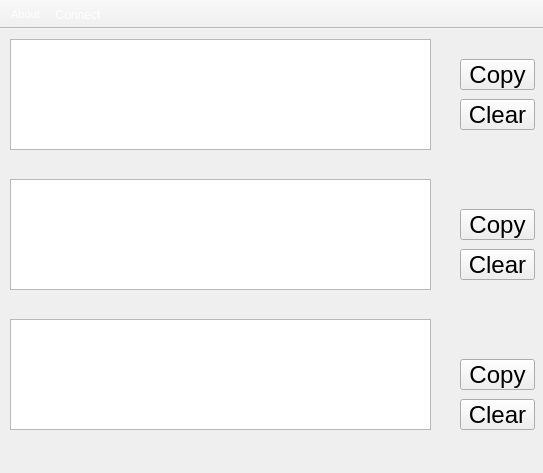
<?xml version="1.0" encoding="UTF-8"?>
<ui version="4.0">
 <class>MainWindow</class>
 <widget class="QMainWindow" name="MainWindow">
  <property name="enabled">
   <bool>true</bool>
  </property>
  <property name="geometry">
   <rect>
    <x>0</x>
    <y>0</y>
    <width>543</width>
    <height>473</height>
   </rect>
  </property>
  <property name="sizePolicy">
   <sizepolicy hsizetype="Fixed" vsizetype="Fixed">
    <horstretch>0</horstretch>
    <verstretch>0</verstretch>
   </sizepolicy>
  </property>
  <property name="minimumSize">
   <size>
    <width>543</width>
    <height>473</height>
   </size>
  </property>
  <property name="maximumSize">
   <size>
    <width>543</width>
    <height>473</height>
   </size>
  </property>
  <property name="contextMenuPolicy">
   <enum>Qt::NoContextMenu</enum>
  </property>
  <property name="acceptDrops">
   <bool>false</bool>
  </property>
  <property name="windowTitle">
   <string>Clipboard Share</string>
  </property>
  <property name="windowIcon">
   <iconset>
    <normalon>:/bk_pic/clipboard_refresht.ico</normalon>
   </iconset>
  </property>
  <property name="autoFillBackground">
   <bool>false</bool>
  </property>
  <property name="styleSheet">
   <string notr="true">#MainWindow{background: url(:/bk_pic/post-bg-desk.jpg)}</string>
  </property>
  <property name="locale">
   <locale language="English" country="UnitedStates"/>
  </property>
  <property name="animated">
   <bool>false</bool>
  </property>
  <widget class="QWidget" name="centralwidget">
   <widget class="QTextEdit" name="EditBox_1">
    <property name="geometry">
     <rect>
      <x>10</x>
      <y>10</y>
      <width>421</width>
      <height>111</height>
     </rect>
    </property>
   </widget>
   <widget class="QPushButton" name="CopyButton_1">
    <property name="geometry">
     <rect>
      <x>460</x>
      <y>30</y>
      <width>75</width>
      <height>31</height>
     </rect>
    </property>
    <property name="font">
     <font>
      <family>Arial</family>
      <pointsize>18</pointsize>
     </font>
    </property>
    <property name="toolTip">
     <string extracomment="Copy to Clipboard">&lt;html&gt;&lt;head/&gt;&lt;body&gt;&lt;p&gt;Copy to Clipboard(&lt;span style=&quot; color:#0000ff;&quot;&gt;CTRL+1&lt;/span&gt;)&lt;/p&gt;&lt;/body&gt;&lt;/html&gt;</string>
    </property>
    <property name="text">
     <string comment="Copy to Clipboard" extracomment="Copy to Clipboard">Copy</string>
    </property>
    <property name="shortcut">
     <string>Ctrl+1</string>
    </property>
   </widget>
   <widget class="QTextEdit" name="EditBox_2">
    <property name="geometry">
     <rect>
      <x>10</x>
      <y>150</y>
      <width>421</width>
      <height>111</height>
     </rect>
    </property>
   </widget>
   <widget class="QTextEdit" name="EditBox_3">
    <property name="geometry">
     <rect>
      <x>10</x>
      <y>290</y>
      <width>421</width>
      <height>111</height>
     </rect>
    </property>
   </widget>
   <widget class="QPushButton" name="CopyButton_2">
    <property name="geometry">
     <rect>
      <x>460</x>
      <y>180</y>
      <width>75</width>
      <height>31</height>
     </rect>
    </property>
    <property name="font">
     <font>
      <family>Arial</family>
      <pointsize>18</pointsize>
     </font>
    </property>
    <property name="toolTip">
     <string extracomment="Copy to Clipboard">&lt;html&gt;&lt;head/&gt;&lt;body&gt;&lt;p&gt;Copy to Clipboard(&lt;span style=&quot; color:#0000ff;&quot;&gt;CTRL+2&lt;/span&gt;)&lt;/p&gt;&lt;/body&gt;&lt;/html&gt;</string>
    </property>
    <property name="text">
     <string comment="Copy to Clipboard" extracomment="Copy to Clipboard">Copy</string>
    </property>
    <property name="shortcut">
     <string>Ctrl+2</string>
    </property>
   </widget>
   <widget class="QPushButton" name="CopyButton_3">
    <property name="geometry">
     <rect>
      <x>460</x>
      <y>330</y>
      <width>75</width>
      <height>31</height>
     </rect>
    </property>
    <property name="font">
     <font>
      <family>Arial</family>
      <pointsize>18</pointsize>
     </font>
    </property>
    <property name="toolTip">
     <string extracomment="Copy to Clipboard">&lt;html&gt;&lt;head/&gt;&lt;body&gt;&lt;p&gt;Copy to Clipboard(&lt;span style=&quot; color:#0000ff;&quot;&gt;CTRL+3&lt;/span&gt;)&lt;/p&gt;&lt;/body&gt;&lt;/html&gt;</string>
    </property>
    <property name="statusTip">
     <string/>
    </property>
    <property name="text">
     <string comment="Copy to Clipboard" extracomment="Copy to Clipboard">Copy</string>
    </property>
    <property name="shortcut">
     <string>Ctrl+3</string>
    </property>
   </widget>
   <widget class="QPushButton" name="ClearButton_1">
    <property name="geometry">
     <rect>
      <x>460</x>
      <y>70</y>
      <width>75</width>
      <height>31</height>
     </rect>
    </property>
    <property name="font">
     <font>
      <family>Arial</family>
      <pointsize>18</pointsize>
     </font>
    </property>
    <property name="toolTip">
     <string extracomment="Copy to Clipboard">&lt;html&gt;&lt;head/&gt;&lt;body&gt;&lt;p&gt;Clear this Edit Box&lt;/p&gt;&lt;/body&gt;&lt;/html&gt;</string>
    </property>
    <property name="text">
     <string comment="Copy to Clipboard" extracomment="Copy to Clipboard">Clear</string>
    </property>
   </widget>
   <widget class="QPushButton" name="ClearButton_2">
    <property name="geometry">
     <rect>
      <x>460</x>
      <y>220</y>
      <width>75</width>
      <height>31</height>
     </rect>
    </property>
    <property name="font">
     <font>
      <family>Arial</family>
      <pointsize>18</pointsize>
     </font>
    </property>
    <property name="toolTip">
     <string extracomment="Copy to Clipboard">&lt;html&gt;&lt;head/&gt;&lt;body&gt;&lt;p&gt;Clear this Edit Box&lt;/p&gt;&lt;/body&gt;&lt;/html&gt;</string>
    </property>
    <property name="text">
     <string comment="Copy to Clipboard" extracomment="Copy to Clipboard">Clear</string>
    </property>
   </widget>
   <widget class="QPushButton" name="ClearButton_3">
    <property name="geometry">
     <rect>
      <x>460</x>
      <y>370</y>
      <width>75</width>
      <height>31</height>
     </rect>
    </property>
    <property name="font">
     <font>
      <family>Arial</family>
      <pointsize>18</pointsize>
     </font>
    </property>
    <property name="toolTip">
     <string extracomment="Copy to Clipboard">&lt;html&gt;&lt;head/&gt;&lt;body&gt;&lt;p&gt;Clear this Edit Box&lt;/p&gt;&lt;/body&gt;&lt;/html&gt;</string>
    </property>
    <property name="text">
     <string comment="Copy to Clipboard" extracomment="Copy to Clipboard">Clear</string>
    </property>
   </widget>
  </widget>
  <widget class="QToolBar" name="toolBar">
   <property name="contextMenuPolicy">
    <enum>Qt::NoContextMenu</enum>
   </property>
   <property name="windowTitle">
    <string>toolBar</string>
   </property>
   <property name="statusTip">
    <string notr="true"/>
   </property>
   <property name="layoutDirection">
    <enum>Qt::LeftToRight</enum>
   </property>
   <property name="styleSheet">
    <string notr="true">color:rgb(255, 255, 255)</string>
   </property>
   <property name="inputMethodHints">
    <set>Qt::ImhNone</set>
   </property>
   <property name="movable">
    <bool>false</bool>
   </property>
   <property name="allowedAreas">
    <set>Qt::AllToolBarAreas</set>
   </property>
   <property name="iconSize">
    <size>
     <width>16</width>
     <height>16</height>
    </size>
   </property>
   <property name="toolButtonStyle">
    <enum>Qt::ToolButtonFollowStyle</enum>
   </property>
   <property name="floatable">
    <bool>false</bool>
   </property>
   <attribute name="toolBarArea">
    <enum>TopToolBarArea</enum>
   </attribute>
   <attribute name="toolBarBreak">
    <bool>false</bool>
   </attribute>
   <addaction name="actionAboutAuthor"/>
   <addaction name="actionConnect"/>
  </widget>
  <widget class="QStatusBar" name="statusBar">
   <property name="autoFillBackground">
    <bool>false</bool>
   </property>
   <property name="styleSheet">
    <string notr="true">color: rgb(255, 255, 255);
font: 75 italic 12pt &quot;Arial&quot;;</string>
   </property>
   <property name="sizeGripEnabled">
    <bool>false</bool>
   </property>
  </widget>
  <action name="actionCopyToClipboard_1">
   <property name="checkable">
    <bool>true</bool>
   </property>
   <property name="text">
    <string>CopyToClipboard</string>
   </property>
  </action>
  <action name="actionCopyToClipboard_2">
   <property name="checkable">
    <bool>true</bool>
   </property>
   <property name="text">
    <string>CopyToClipboard</string>
   </property>
  </action>
  <action name="actionCopyToClipboard_3">
   <property name="checkable">
    <bool>true</bool>
   </property>
   <property name="text">
    <string>CopyToClipboard</string>
   </property>
  </action>
  <action name="actionAboutAuthor">
   <property name="icon">
    <iconset resource="bk_pic.qrc">
     <normaloff>:/bk_pic/gongzhonghao.jpg</normaloff>
     <normalon>:/bk_pic/about-self.jpg</normalon>:/bk_pic/gongzhonghao.jpg</iconset>
   </property>
   <property name="text">
    <string>About</string>
   </property>
   <property name="toolTip">
    <string>&lt;html&gt;&lt;head/&gt;&lt;body&gt;&lt;p&gt;&lt;img src=&quot;:/bk_pic/gongzhonghao.jpg&quot;/&gt;&lt;/p&gt;&lt;/body&gt;&lt;/html&gt;</string>
   </property>
   <property name="font">
    <font>
     <pointsize>8</pointsize>
    </font>
   </property>
  </action>
  <action name="actionConnect">
   <property name="checkable">
    <bool>true</bool>
   </property>
   <property name="icon">
    <iconset resource="bk_pic.qrc">
     <normaloff>:/bk_pic/sharing.ico</normaloff>:/bk_pic/sharing.ico</iconset>
   </property>
   <property name="text">
    <string>Connect</string>
   </property>
   <property name="toolTip">
    <string>&lt;html&gt;&lt;head/&gt;&lt;body&gt;&lt;p&gt;&lt;span style=&quot; color:#0000ff;&quot;&gt;Connect another host with UDP&lt;/span&gt;&lt;/p&gt;&lt;/body&gt;&lt;/html&gt;</string>
   </property>
  </action>
 </widget>
 <tabstops>
  <tabstop>EditBox_1</tabstop>
  <tabstop>EditBox_2</tabstop>
  <tabstop>EditBox_3</tabstop>
  <tabstop>CopyButton_1</tabstop>
  <tabstop>ClearButton_1</tabstop>
  <tabstop>CopyButton_2</tabstop>
  <tabstop>ClearButton_2</tabstop>
  <tabstop>CopyButton_3</tabstop>
  <tabstop>ClearButton_3</tabstop>
 </tabstops>
 <resources>
  <include location="bk_pic.qrc"/>
 </resources>
 <connections>
  <connection>
   <sender>CopyButton_1</sender>
   <signal>clicked()</signal>
   <receiver>actionCopyToClipboard_1</receiver>
   <slot>trigger()</slot>
   <hints>
    <hint type="sourcelabel">
     <x>497</x>
     <y>67</y>
    </hint>
    <hint type="destinationlabel">
     <x>-1</x>
     <y>-1</y>
    </hint>
   </hints>
  </connection>
  <connection>
   <sender>ClearButton_1</sender>
   <signal>clicked()</signal>
   <receiver>EditBox_1</receiver>
   <slot>clear()</slot>
   <hints>
    <hint type="sourcelabel">
     <x>497</x>
     <y>107</y>
    </hint>
    <hint type="destinationlabel">
     <x>220</x>
     <y>87</y>
    </hint>
   </hints>
  </connection>
  <connection>
   <sender>ClearButton_2</sender>
   <signal>clicked()</signal>
   <receiver>EditBox_2</receiver>
   <slot>clear()</slot>
   <hints>
    <hint type="sourcelabel">
     <x>497</x>
     <y>257</y>
    </hint>
    <hint type="destinationlabel">
     <x>220</x>
     <y>237</y>
    </hint>
   </hints>
  </connection>
  <connection>
   <sender>ClearButton_3</sender>
   <signal>clicked()</signal>
   <receiver>EditBox_3</receiver>
   <slot>clear()</slot>
   <hints>
    <hint type="sourcelabel">
     <x>497</x>
     <y>407</y>
    </hint>
    <hint type="destinationlabel">
     <x>220</x>
     <y>387</y>
    </hint>
   </hints>
  </connection>
  <connection>
   <sender>CopyButton_2</sender>
   <signal>clicked()</signal>
   <receiver>EditBox_2</receiver>
   <slot>copy()</slot>
   <hints>
    <hint type="sourcelabel">
     <x>497</x>
     <y>217</y>
    </hint>
    <hint type="destinationlabel">
     <x>220</x>
     <y>237</y>
    </hint>
   </hints>
  </connection>
  <connection>
   <sender>CopyButton_3</sender>
   <signal>clicked()</signal>
   <receiver>EditBox_3</receiver>
   <slot>copy()</slot>
   <hints>
    <hint type="sourcelabel">
     <x>497</x>
     <y>367</y>
    </hint>
    <hint type="destinationlabel">
     <x>220</x>
     <y>387</y>
    </hint>
   </hints>
  </connection>
  <connection>
   <sender>CopyButton_1</sender>
   <signal>clicked()</signal>
   <receiver>EditBox_1</receiver>
   <slot>copy()</slot>
   <hints>
    <hint type="sourcelabel">
     <x>497</x>
     <y>67</y>
    </hint>
    <hint type="destinationlabel">
     <x>220</x>
     <y>87</y>
    </hint>
   </hints>
  </connection>
  <connection>
   <sender>CopyButton_2</sender>
   <signal>clicked()</signal>
   <receiver>actionCopyToClipboard_2</receiver>
   <slot>trigger()</slot>
   <hints>
    <hint type="sourcelabel">
     <x>497</x>
     <y>217</y>
    </hint>
    <hint type="destinationlabel">
     <x>-1</x>
     <y>-1</y>
    </hint>
   </hints>
  </connection>
  <connection>
   <sender>CopyButton_3</sender>
   <signal>clicked()</signal>
   <receiver>actionCopyToClipboard_3</receiver>
   <slot>trigger()</slot>
   <hints>
    <hint type="sourcelabel">
     <x>497</x>
     <y>367</y>
    </hint>
    <hint type="destinationlabel">
     <x>-1</x>
     <y>-1</y>
    </hint>
   </hints>
  </connection>
 </connections>
</ui>
